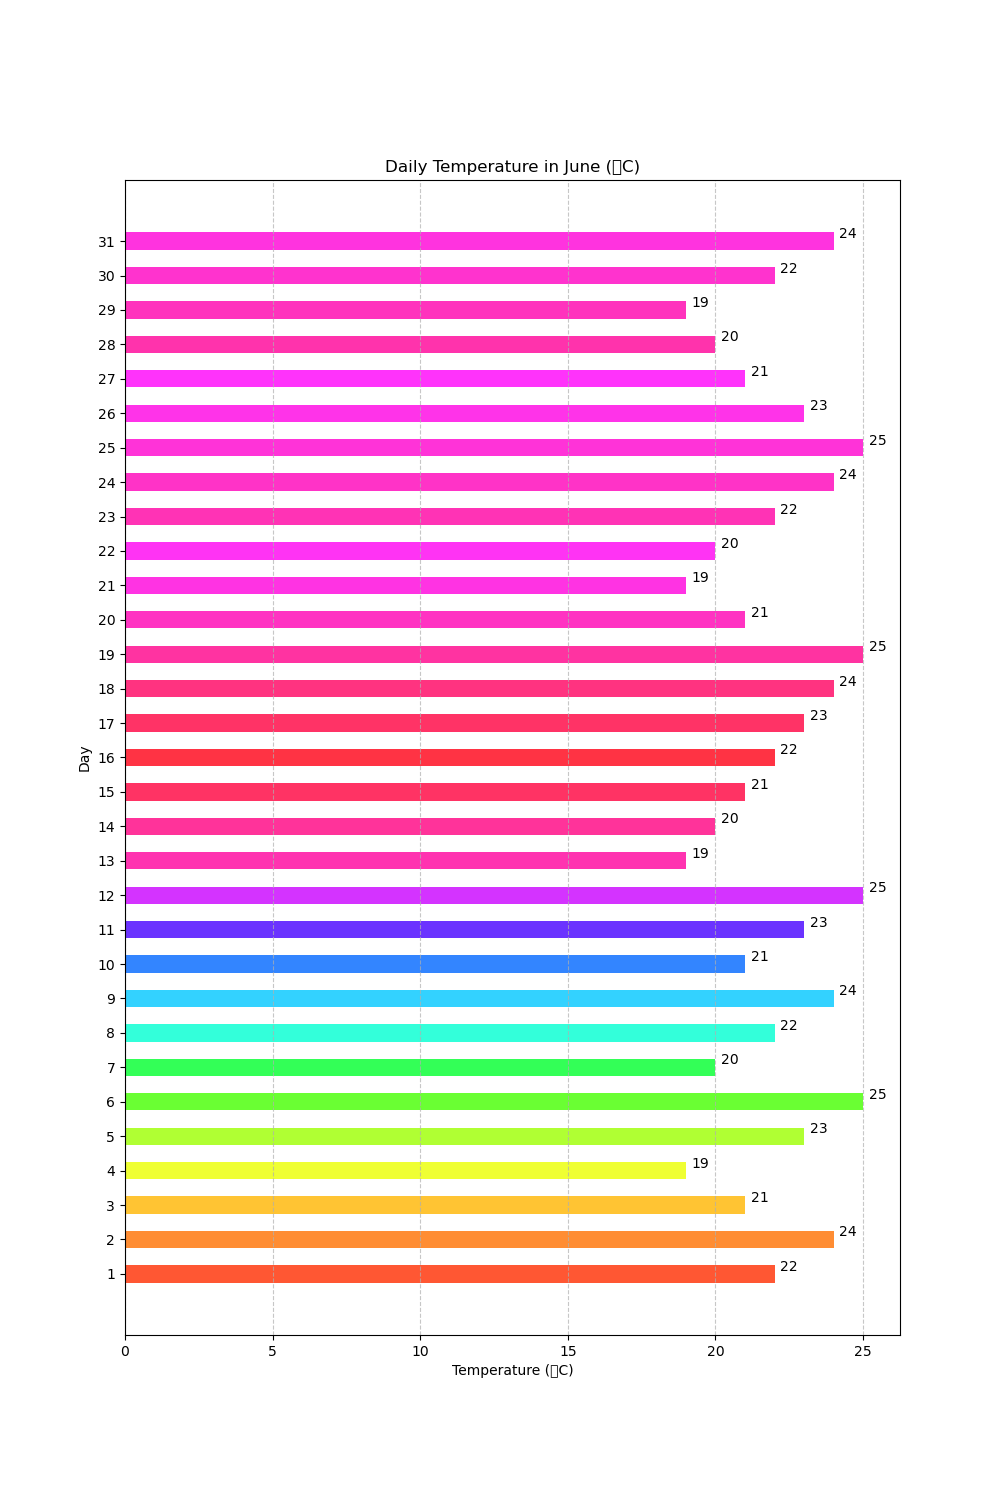

This chart was generated by the following Python code:

import matplotlib.pyplot as plt

# Data
days = [str(i) for i in range(1, 32)]
temperatures = [22, 24, 21, 19, 23, 25, 20, 22, 24, 21, 23, 25, 19, 20, 21, 22, 23, 24, 25, 21, 19, 20, 22, 24, 25, 23, 21, 20, 19, 22, 24]

# Color codes for each bar
colors = ['#FF5733', '#FF8D33', '#FFC433', '#EFFF33', '#B0FF33', '#6AFF33', '#33FF57', '#33FFDA', '#33D2FF', '#3385FF', '#6B33FF', '#D433FF',
          '#FF33B0', '#FF339A', '#FF3364', '#FF3344', '#FF3366', '#FF3380', '#FF33A1', '#FF33C2', '#FF33E3', '#FF33F4', '#FF33B5', '#FF33C7', 
          '#FF33D8', '#FF33E9', '#FF33FB', '#FF33AC', '#FF33BD', '#FF33CE', '#FF33DF']

# Bar width
bar_height = 0.5

# Create horizontal bar chart
plt.figure(figsize=(10, 15))
bar_container = plt.barh(days, temperatures, color=colors, height=bar_height)

# Add data labels
for bar in bar_container:
    width = bar.get_width()
    plt.text(width + 0.5, bar.get_y() + bar.get_height()/2, f'{width}', ha='center', va='bottom')

# Title and labels
plt.title('Daily Temperature in June (°C)')
plt.xlabel('Temperature (°C)')
plt.ylabel('Day')

# Customize the grid
plt.grid(axis='x', linestyle='--', alpha=0.7)

# Show plot
plt.show()
